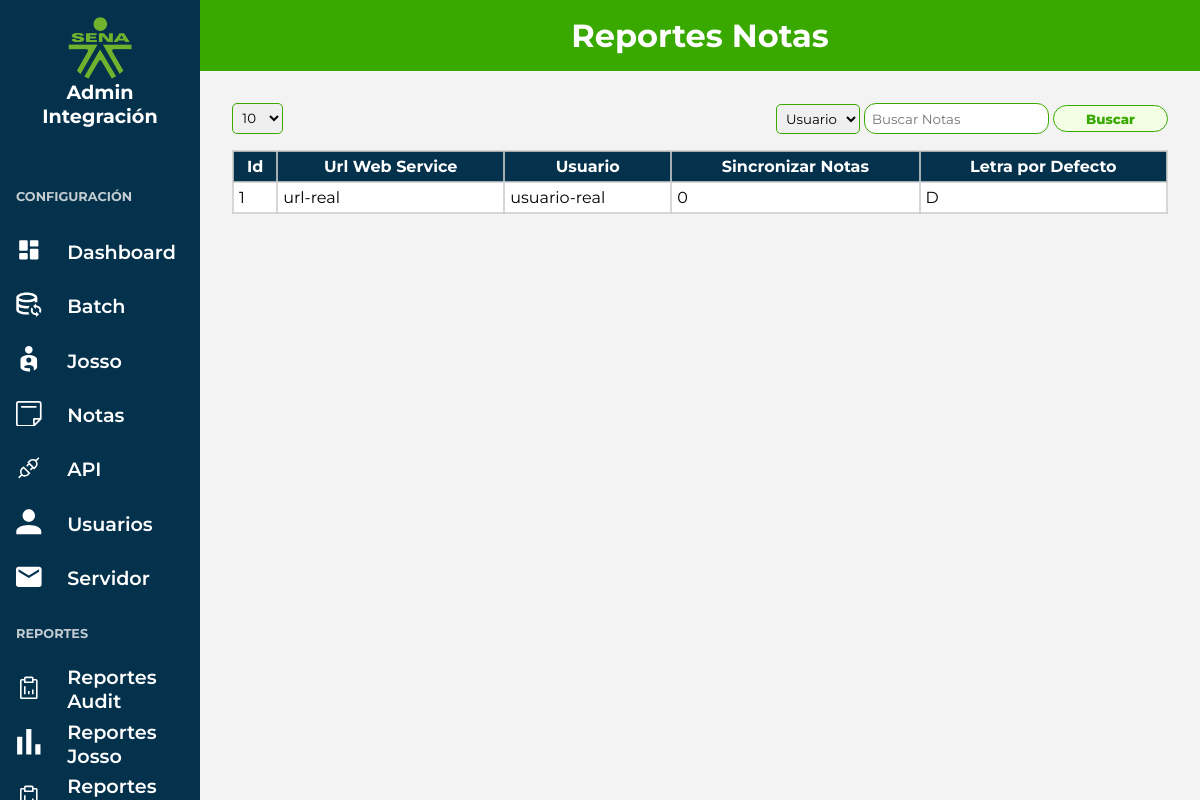
The page /views/r_notas.php (signed in) on the database its author committed.
### tables this page shows
CREATE TABLE IF NOT EXISTS `note` (
  `id` int NOT NULL AUTO_INCREMENT,
  `url_web_service` text NOT NULL,
  `user` text NOT NULL,
  `password` text NOT NULL,
  `sync_notes` tinyint DEFAULT NULL,
  `default_letter` text NOT NULL,
  PRIMARY KEY (`id`)
);

### app/controllers/reporte_nota/list_notas.php (called while the page is built, shortened)
<?php
$records_per_page = 10;
$current_page = isset($_GET['page']) && is_numeric($_GET['page']) ? $_GET['page'] : 1;
$offset = ($current_page - 1) * $records_per_page;
$sql_select_notes = "SELECT id, url_web_service, user, password, sync_notes, default_letter
                      FROM note
                      ORDER BY id ASC
                      LIMIT :offset, :records_per_page";
$stmt_select_notes = $pdo->prepare($sql_select_notes);
$stmt_select_notes->bindParam(':offset', $offset, PDO::PARAM_INT);
$stmt_select_notes->bindParam(':records_per_page', $records_per_page, PDO::PARAM_INT);
$stmt_select_notes -> execute();
$notes = $stmt_select_notes->fetchAll(PDO::FETCH_ASSOC);
?>

### views/R_notas/r_notas.php (the view, shortened to what this page needs)
<?php
require_once '../app/controllers/reporte_nota/list_notas.php'
?>
<div class="container-report">
    <div class="other__pagination">
        <form method="post" action="<?php echo htmlspecialchars($_SERVER["PHP_SELF"]);?>">
            <div class="other__pagination__amount__list">
                <select name="amount" id="amount" onchange="this.form.submit()">
                    <option value="10"<?php if($records_per_page == 10) echo 'selected';?>>10</option>
                </select>
            </div>
        </form>
        <div class="other__pagination_search">
            <form method="post">
                <select name="search_by" id="search_by">
                    <option value="user">Usuario</option>
                </select>
                    <input type="text" name="search_term" id="search_term" placeholder="Buscar Notas">
                    <button type="submit">Buscar</button>
            </form>
        </div>
    </div>
        <div class="list_audits">
            <table class="table__list">
                <thead>
                    <tr>
                        <th>Id</th>
                        <th>Url Web Service</th>
                        <th>Usuario</th>
                        <th>Sincronizar Notas</th>
                        <th>Letra por Defecto</th>
                    </tr>
                </thead>
                <tbody>
                    <?php foreach ($notes as $note) :?>
                        <tr>
                            <td><?php echo $note['id'];?></td>
                            <td><?php echo $note['url_web_service'];?></td>
                            <td><?php echo $note['user'];?></td>
                            <td><?php echo $note['sync_notes'];?></td>
                            <td><?php echo $note['default_letter'];?></td>
                        </tr>
                    <?php endforeach; ?>
                </tbody>
            </table>
        </div>
</div>

### assets/main.css (style rules this page uses)
* { padding: 0; margin: 0; box-sizing: border-box; font-family: 'Montserrat'; }
:root { --primary: #39a900; --secondary: #98fe58; --tertiary: #f2ffe5; --alternate: #29690b; --primary-text: black; --secondary-text: #5d5d5d; --alternate-text: #919191; --primary-background: #fff; --secondary-background: #E6E6E6; --alternate-background: #04324d; --color-success: #52d726; --color-error: #e74c3c; --color-warning: #f1c40f; --color-info: #ffffff; --primary-shadow: 0 4px 6px rgba(0, 0, 0, 0.1), 0 1px 3px rgba(0, 0, 0, 0.08); }
input[type='text'], input[type='email'], input[type='number'], input[type='time'], input[type='password'] { padding: .5em; border-radius: 12px; border: 1px solid var(--primary); transition: .3s box-shadow ease-in-out; }
select { padding: .7em; border-radius: 12px; border: 1px solid var(--primary); }
input[type="submit"], button { padding: .3rem 2rem; cursor: pointer; border-radius: 30px; border: none; transition: all .4s ease-in; font-weight: 800; box-sizing: border-box; background: var(--tertiary); color: var(--primary); border: 1px solid var(--primary); }
.other__pagination { display: flex; justify-content: space-between; margin-bottom: 1em; }
table.table__list { width: 100%; background-color: #FFFFFF; border-collapse: collapse; color: #000000; }
table.table__list td, table.table__list th { border-width: 2px; border-color: #CCCC; border-style: solid; padding: 5px; }
table.table__list thead { color: white; background-color:var(--alternate-background) ; }

### views/report_audit/css/styles.css (style rules this page uses)
.container-report { padding: 2em; overflow-y: hidden; }
select { padding: .4em; border-radius: 5px; }

### rows shown on the page
note: id "1", url_web_service "url-real", user "usuario-real", sync_notes "0", default_letter "D"
